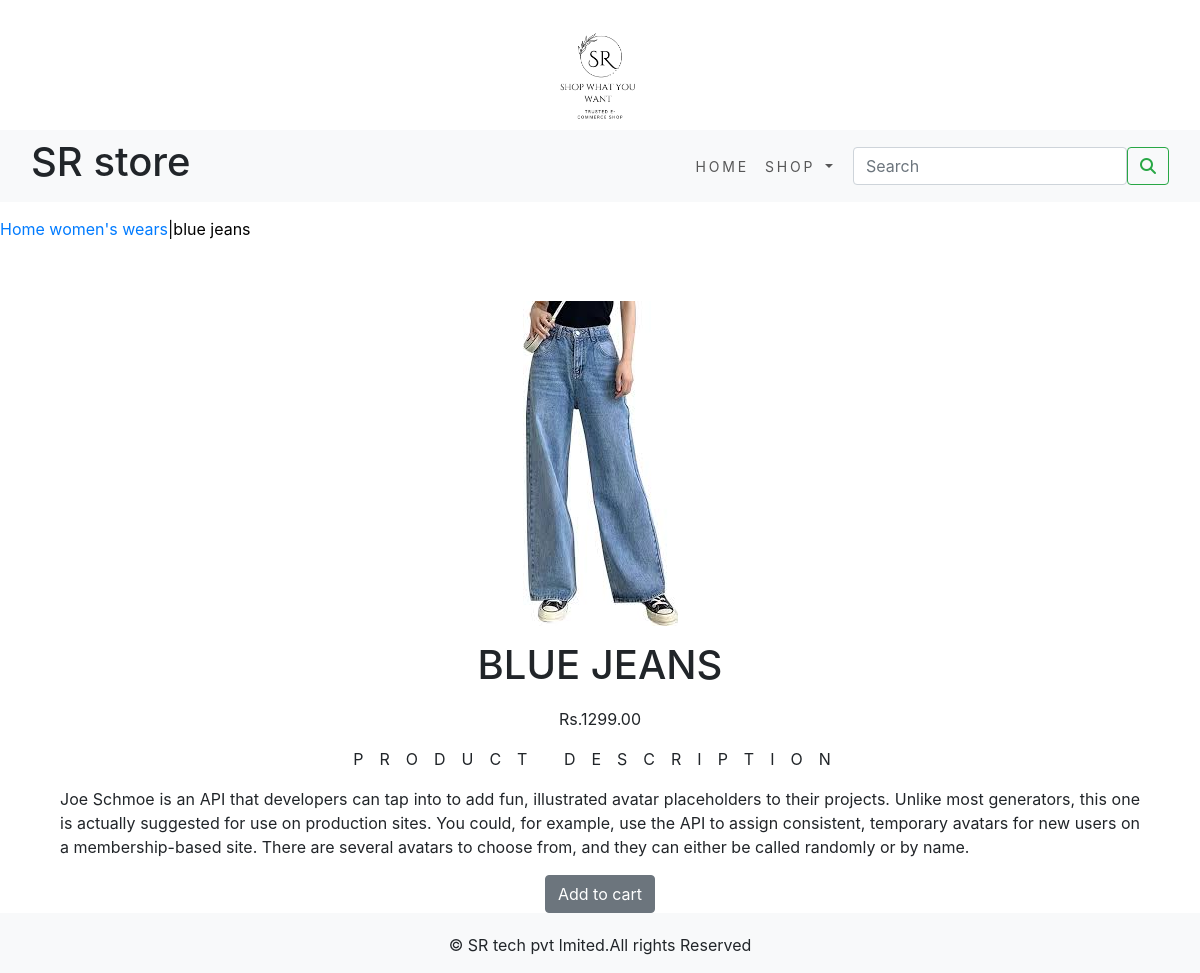
/womens-wears/blue-jeans, run on the app's committed database.
### shopenv/models.py (models this page shows, shortened)
class Product(models.Model):
    name=models.CharField(max_length=250,unique=True)
    slug=models.SlugField(max_length=250,unique=True)
    description=models.TextField(blank=True)
    price=models.DecimalField(max_digits=10,decimal_places=2)
    category=models.ForeignKey(Category,on_delete=models.CASCADE)
    image = models.ImageField(upload_to='product', blank=True)
    stock=models.IntegerField()
    available=models.BooleanField(default=True)
    created=models.DateTimeField(auto_now_add=True)
    updated=models.DateTimeField(auto_now_add=True)
    class Meta:
        ordering=('name',)
        verbose_name='product'
        verbose_name_plural='products'

class Category(models.Model):
    name= models.CharField(max_length=250,unique=True)
    slug=models.SlugField(max_length=250,unique=True)
    description=models.TextField(blank=True)
    image=models.ImageField(upload_to='category',blank=True)
    class Meta:
        ordering=('name',)
        verbose_name='category'
        verbose_name_plural='categories'
    def get_url(self):
        return reverse('shopenv:product_by_category',args=[self.slug])
    def __str__(self):
        return '{}'.format(self.name)

### shopenv/views.py (the view)
# urls.py: path('<slug:c_slug>/<slug:product_slug>', views.prodDetail,name='prodCatdetail'),
def prodDetail(request,c_slug,product_slug):
    try:
        product=Product.objects.get(category__slug=c_slug,slug=product_slug)
    except Exception as e:
        raise e
    return render(request,'product.html', {'product': product})

### cart/context_processor.py (called while the page is built)
def counter(request):
    item_count=0
    if 'admin' in request.path:
        return {}
    else:
        try:
            cart=Cart.objects.filter(cart_id=_cart_id(request))
            car_items=CartItem.objects.all().filter(cart=cart[:1])
            for cart_item in car_items:
                item_count += cart_item.quantity
        except Cart.DoesNotExist:
            item_count =0
    return dict(item_count=item_count)

### cart/views.py (called while the page is built)
def _cart_id(request):
    cart=request.session.session_key
    if not cart:
        cart = request.session.create()
    return cart

### shopenv/context_processors.py (called while the page is built)
def menu_links(request):
    links=Category.objects.all()
    return dict(links=links)

### templates/product.html (shortened to what this page needs)
{% extends 'base.html' %}
{% load static %}
{% block content %}
<div class="=row my_prod_row_class">
    <div class="mx_auto">
        <p> <a href="{% url 'shopenv:allProdCat' %}">Home</a> <a href="{{product.category.get_url}}">{{product.category}}</a>|{{product.name}}</p>
    </div>
</div>
<div class="container">
<br>
<div class="row">
    <div class="col-12 col-sm-12 col-md-12 col-lg-12 text-center">
        <div>
        <div style="min-width:18rem">
            <img src="{{product.image.url}}" alt="{{product.name}}">
        </div>
    </div>
     <div class="col-md-12 col-sm-12 col-md-12 col-lg-12">
         <h1 class="my_prod_title">{{product.name}}</h1>
         <p>Rs.{{product.price}}</p>
         <p class="my_title">Product Description</p>
         <p class="text-justify my_rod_text">{{product.description}}</p>
         {% if product.stock <= 0 %}
         <p class="text-justify my_prod_text"><b>Out of stock</b></p>
         {% else %}
         <a class="btn btn-secondary" href="{% url 'cart:add_cart' product.id %}">Add to cart</a>
         {% endif %}
     </div>
 </div>
</div>
</div>
{% endblock %}

### static/css/custom.css (style rules this page uses)
.my_title { font-size:16px; text-transform:uppercase; letter-spacing:1em; }
.my_prod_row_class { padding-top:15px; padding-bottom:20px; }
.my_prod_row_class .mx_auto { color:#000; font_size:12px; text-decoration:none; }
.my_prod_title { font_size:1px; text-transform:uppercase; letter-spacing:0em; padding-top:15px; padding-bottom:10px; }

### data on the page
Product: category "women's wears", name "blue jeans", image (picture), name "BLUE JEANS", price "1299.00", description "Joe Schmoe is an API that developers can tap into to add fun, illustrated avatar placeholders to their projects. Unlike most generators, this one is actually suggested for use on production sites. You could, for example, use the API to assign consistent, temporary avatars for new users on a membership-based site. There are several avatars to choose from, and they can either be called randomly or by name."
